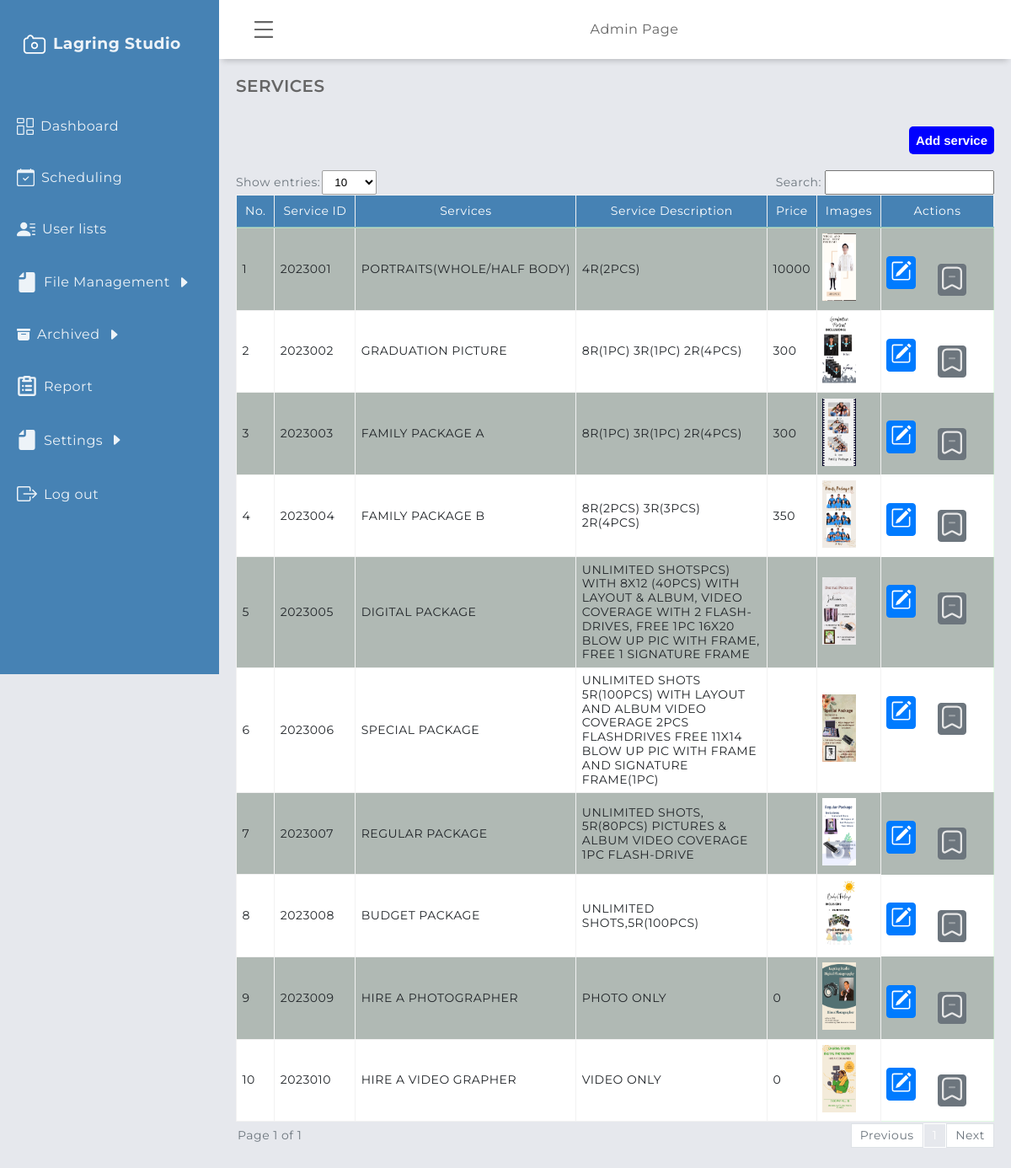
The app's page /admin/services.php (signed in) with its own data.
### tables this page shows
CREATE TABLE `services` (
  `service_id` int(11) NOT NULL,
  `service_name` varchar(250) NOT NULL,
  `service_image` varchar(255) NOT NULL,
  `service_description` varchar(500) NOT NULL,
  `service_type` varchar(200) NOT NULL,
  `service_price` int(11) DEFAULT NULL,
  `service_date_added` datetime NOT NULL DEFAULT current_timestamp(),
  `archived_flag` int(11) NOT NULL DEFAULT 1
);

### admin/services.php (the view, shortened to what this page needs)
<?php
   include('session.php');
?>
<!DOCTYPE html>
<html lang="en">
    <head>
        <link rel="stylesheet" href="../assets/global/css/design.css" />
        <link rel="stylesheet" href="../assets/global/css/table.css" />
        <link rel="stylesheet" href="../assets/global/css/global.css" />
        <link rel="stylesheet" href="../assets/admin/css/dashboardcontainer.css" />
        <link rel="stylesheet" href="../assets/admin/css/services.css" />
    </head>
    <body>
        <?php require "header/header.php"?>
        <?php require "navigation/sidebar.php"?>
        <main class="main-container">
            <div class="main-title">
                <p class="font-weight-bold">SERVICES</p>
            </div>
            <div class="add">
                    <button class="modal-trigger" data-modal-id="add_service">Add service</button>
                </div>
                <br>
        <div class= "showAndSearch  text-secondary align-items-center mb-1">
                        <div class= "align-items-center">
                            <label >Show entries:</label>
                            <select id="entriesPerPage">
                                <option value="10">10</option>
                            </select>
                        </div>
                        <div class= "align-items-center">
                            <label for="searchInput" class="pr-1" >Search:</label>
                            <div style="position: relative;">
                                <input type="text" id="searchInput" >
                            </div>
                        </div>
                        <div id="table1" class="table-group-container active">
                            <table id="table1" class="table table-striped table-bordered w-100">
                                <thead>
                                    <tr>
                                        <th>No.</th>
                                        <th>Service ID</th>
                                        <th>Services</th>
                                        <th>Service Description</th>
                                        <th>Price</th>
                                        <th>Images</th>
                                        <th>Actions</th>
                                    </tr>
                                </thead>
                                <tbody>
                        <?php
                                    $i = 1;
                                    $sql = mysqli_query($connection, "SELECT * FROM services WHERE archived_flag = 1") or die(mysqli_error($connection));
                                    if (mysqli_num_rows($sql) > 0) {
                                    while ($row = mysqli_fetch_array($sql)) {
                                        $service_id = $row['service_id'];
                                        $service_name = $row['service_name'];
                                        $service_description = $row['service_description'];
                                        $image = $row ['service_image'];
                                        $service_price = $row['service_price'];
                                    ?>
                                    <tr>
                                        <td><p><?php echo $i++ ?></p></td>
                                        <td><p><?php echo strtoupper($service_id);?></p></td>
                                        <td><p><?php echo strtoupper($service_name);?></p></td>
                                        <td class= "service_description_td"><p><?php echo strtoupper($service_description);?></p></td>
                                        <td><p><?php echo $service_price; ?></p></td>
                                        <td><p><?php echo "<img class='img-fluid' src='/Lagring-Studio-Scheduling-System/assets/global/services_img/" . $image . "'style='width:40px; height:80px'' alt='Service Image'>";?></p></td>
                                        <td class="justify-space-evenly" style=" text-align: center; margin-top: 10px; border: none;">
                                            <a
                                                href="#"
                                                title="Edit"
                                                class="modal-trigger justify-content-center p-0 m-0"
                                                data-modal-id="<?php echo 'edit_service'.$service_id; ?>">
                                                <button class="p-1 m-0 btn btn-primary">
                                                </button>
                                            </a>
                                            <a
                                                href="#"
                                                rel="tooltip"
                                                title="archive"
                                                class="modal-trigger"
                                                data-modal-id="<?php echo 'archive_service' . $service_id;?>">
                                                    <button class="m-0 btn btn-secondary" style="padding:1px;">
                                                    </button>
                                            </a>
                                        </td>
                                    </tr>
                                    <?php
                                    }}
                                    else {echo '<tr><td colspan="6" style="text-align: center;">No records found.</td></tr>';}
                                ?>
                                </tbody>
                            </table>
                        </div>
                        <div class="pagination-container">
                            <div id="pagination-label"></div>
                            <div id="pagination" class="pagination"></div>
                        </div>
                    </div>
            </main>
    </body>
</html>

### admin/header/header.php (shortened to what this page needs)
<header class="header">
    <div class="menu-icon toggleBtn">
    </div>
    <div class="header-left">Admin Page</div>
</header>

### admin/navigation/sidebar.php (shortened to what this page needs)
<aside class="sidebar" id="sidebar">
    <div class="sidebar-title">
        <div class="sidebar-brand">
            <h3>Lagring Studio</h3>
        </div>
    </div>
    <ul class="sidebar-list">
    <?php $current_page = basename($_SERVER['PHP_SELF']); ?>
        <li <?php if ($current_page === 'admindashboard.php') echo 'class="navLinkActive"';?>>
            <a href="admindashboard.php">
                Dashboard
            </a>
        </li>
        <li <?php if ($current_page === 'calendar.php') echo 'class="navLinkActive"';?>>
            <a href="calendar.php">
                Scheduling
            </a>
        </li>
        <li <?php if ($current_page === 'user_list.php') echo 'class="navLinkActive"';?>>
            <a href="user_list.php">
                User lists
            </a>
        </li>
        <li <?php if (
                    $current_page === 'website.php' ||
                     $current_page === 'website.php')
                    echo 'class="navLinkActive"';?>>
        <a href="#" id="managementLink">
            File Management
            <svg
                xmlns="http://www.w3.org/2000/svg"
                width="16"
                height="16"
                fill="currentColor"
                class="bi bi-caret-right-fill"
                viewBox="0 0 16 16">
                <path
                        d="m12.14 8.753-5.482 4.796c-.646.566-1.658.106-1.658-.753V3.204a1 1 0 0 1 1.659-.753l5.48 4.796a1 1 0 0 1 0 1.506z"/>
            </svg>
        </a>
    </li>
    <li <?php if (
                    $current_page === 'archived_user_list.php' ||
                    $current_page === 'archived_file_management.php')
                    echo 'class="navLinkActive"';?>>
        <a href="#" id="archivedLink">
            Archived
            <svg
                xmlns="http://www.w3.org/2000/svg"
                width="16"
                height="16"
                fill="currentColor"
                class="bi bi-caret-right-fill"
                viewBox="0 0 16 16">
                <path
                        d="m12.14 8.753-5.482 4.796c-.646.566-1.658.106-1.658-.753V3.204a1 1 0 0 1 1.659-.753l5.48 4.796a1 1 0 0 1 0 1.506z"/>
            </svg>
        </a>
    </li>
        <li <?php if ($current_page === 'report.php') echo 'class="navLinkActive"';?>>
            <a href="report.php">
            Report
            </a>
        </li>
        <li <?php if (
                    $current_page === 'profile.php' ||
                     $current_page === 'backup.php')
                    echo 'class="navLinkActive"';?>>
        <a href="#" id="settingsLink">
            Settings
            <svg
                xmlns="http://www.w3.org/2000/svg"
                width="16"
                height="16"
                fill="currentColor"
                class="bi bi-caret-right-fill"
                viewBox="0 0 16 16">
                <path
                        d="m12.14 8.753-5.482 4.796c-.646.566-1.658.106-1.658-.753V3.204a1 1 0 0 1 1.659-.753l5.48 4.796a1 1 0 0 1 0 1.506z"/>
            </svg>
        </a>
    </li>
        <li class="sidebar-list-item">
            <a href="../logoutmodule/logout.php">
                Log out
            </a>
        </li>
    </ul>
</aside>

### assets/global/css/design.css (style rules this page uses)
:root { --blue1: rgba(36, 175, 242); --blue2: rgba(7, 164, 241); --blue3: rgba(23, 147, 217); --blue4: rgba(4, 127, 204); --blue5: rgba(30,144,255); --light_blue: rgba(63, 194, 250); --dim_blue: rgba(137, 192, 223); --dark_blue: rgba(30, 70, 139); --gray: rgba(208, 216, 227); --dark_gray: rgba(141, 164, 196); --dirty_white: rgba(244, 244, 244); --red: rgba(254, 0, 0); --maroon: rgba(154, 0, 0); }
* { margin: 0; padding: 0; box-sizing: border-box; }
body { font-family: "Montserrat", sans-serif; letter-spacing: 0.5px; line-height: 1.2; scrollbar-color: smooth; background-color: #e6e8ed; color: #666666; }
.font-weight-bold { font-weight: 600; }

### assets/global/css/table.css (style rules this page uses)
.table { width: 100%; margin-bottom: 2px; color: #212529; border-collapse: collapse; white-space: nowrap; }
.table th, .table td { padding: 0.4rem; align-items: center; border-top: 1px solid #cafaca77; }
.service_description_td { width: 100%; margin-bottom: 2px; color: #212529; border-collapse: collapse; white-space: normal; }
.table thead th { vertical-align: bottom; border-bottom: 2px solid #cafaca77; background-color: #21232d; color: white; font-weight: normal; text-align: center; }
#table1 tbody tr:nth-child(odd) { background-color: #73847377; }
#table1 tbody tr:nth-child(even) { background-color: #ffffff; }
.table-bordered { border: 1px solid #cafaca77; }
.table-bordered th, .table-bordered td { border: 1px solid hsl(0, 0%, 95%); }
.table-bordered thead th, .table-bordered thead td { border-bottom-width: 2px; background: #4682B4; padding: 10px 10px; }
.table-striped tbody tr { background-color: rgba(0, 0, 0, 0.1); }
#entriesPerPage { background-color: white; border: 1px solid rgb(158, 158, 158); border-radius: 2px; padding: 5px 10px; align-items: center; margin-left: 2px; outline: none; }
#searchInput { padding: 5px 10px; outline: none; }
.showAndSearch { display: flex; justify-content: space-between; flex-wrap: wrap; font-size: 14px; margin-bottom: 10px; }
.pagination-container { display: flex; justify-content: space-between; align-items: center; font-size: 14px; width: 100%; }
#pagination-label { color: #6c757d; padding-left: 2px; }
.pagination { display: flex; align-items: center; }
.table-group-container { display: none; overflow-x: auto; }
.table-group-container.active { display: block; width: 100%; }

### assets/global/css/global.css (style rules this page uses)
.mb-1 { margin-bottom: 0.25rem; }
.m-0 { margin: 0 !important; }
.p-0 { padding: 0 !important; }
.p-1 { padding: 0.25rem !important; }
.pr-1 { padding-right: 0.25rem; }
.text-secondary { color: #6c757d !important; }
.btn-primary { background-color: #007bff; color: #fff; border-color: #007bff; }
.btn-secondary { background-color: #6c757d !important; color: #fff !important; border-color: #6c757d !important; }
.modal-trigger { background: linear-gradient( 135deg, var(--color-primary-variant), var(--color-primary) ); font-size: 15px; color: var(--color-bg-1); margin-top: 1rem; display: inline-block; padding: 0.6rem 1.6rem; font-weight: 600; border-radius: 0.3rem; cursor: pointer; }
* { margin: 0; padding: 0; box-sizing: border-box; }
.w-100 { width: 100% !important; }
.justify-content-center { display: flex; justify-content: center !important; }
.justify-space-evenly { display: flex; justify-content: space-evenly; }
.align-items-center { display: flex; align-items: center; }

### assets/admin/css/services.css (style rules this page uses)
.add { display: flex; justify-content: end; }
.add button { padding: 0.5rem; border:none; outline:none; cursor: pointer; background-color: blue; color: #fff; border-radius: 5px; }

### records on screen
services: service_id "2023001", service_name "PORTRAITS(WHOLE/HALF BODY)", service_description "4R(2PCS)", service_price "10000", service_image (picture)
services: service_id "2023002", service_name "GRADUATION PICTURE", service_description "8R(1PC) 3R(1PC) 2R(4PCS)", service_price "300", service_image (picture)
services: service_id "2023003", service_name "FAMILY PACKAGE A", service_description "8R(1PC) 3R(1PC) 2R(4PCS)", service_price "300", service_image (picture)
services: service_id "2023004", service_name "FAMILY PACKAGE B", service_description "8R(2PCS) 3R(3PCS) 2R(4PCS)", service_price "350", service_image (picture)
services: service_id "2023005", service_name "DIGITAL PACKAGE", service_description "UNLIMITED SHOTSPCS) WITH 8X12 (40PCS) WITH LAYOUT & ALBUM, VIDEO COVERAGE WITH 2 FLASH-DRIVES, FREE 1PC 16X20 BLOW UP PIC WITH FRAME, FREE 1 SIGNATURE FRAME", service_image (picture)
services: service_id "2023006", service_name "SPECIAL PACKAGE", service_description "UNLIMITED SHOTS 5R(100PCS) WITH LAYOUT AND ALBUM VIDEO COVERAGE 2PCS FLASHDRIVES FREE 11X14 BLOW UP PIC WITH FRAME AND SIGNATURE FRAME(1PC)", service_image (picture)
services: service_id "2023007", service_name "REGULAR PACKAGE", service_description "UNLIMITED SHOTS, 5R(80PCS) PICTURES & ALBUM VIDEO COVERAGE 1PC FLASH-DRIVE", service_image (picture)
services: service_id "2023008", service_name "BUDGET PACKAGE", service_description "UNLIMITED SHOTS,5R(100PCS)", service_image (picture)
services: service_id "2023009", service_name "HIRE A PHOTOGRAPHER", service_description "PHOTO ONLY", service_price "0", service_image (picture)
services: service_id "2023010", service_name "HIRE A VIDEO GRAPHER", service_description "VIDEO ONLY", service_price "0", service_image (picture)
